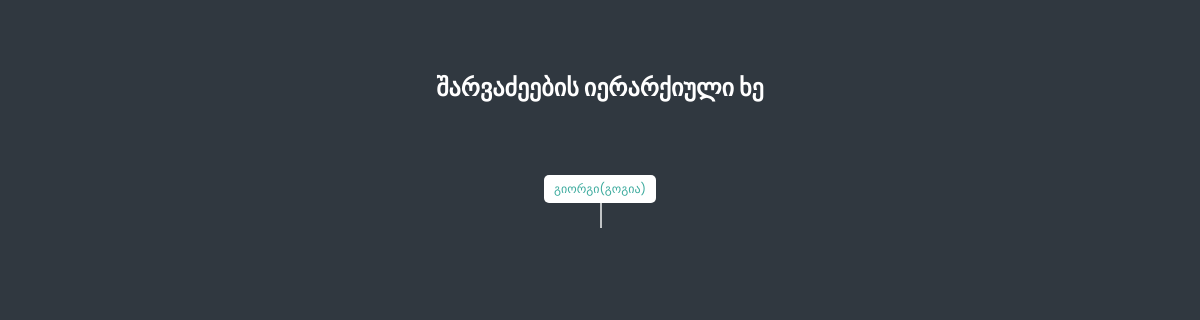
/, run on an earlier commit of the app's database.
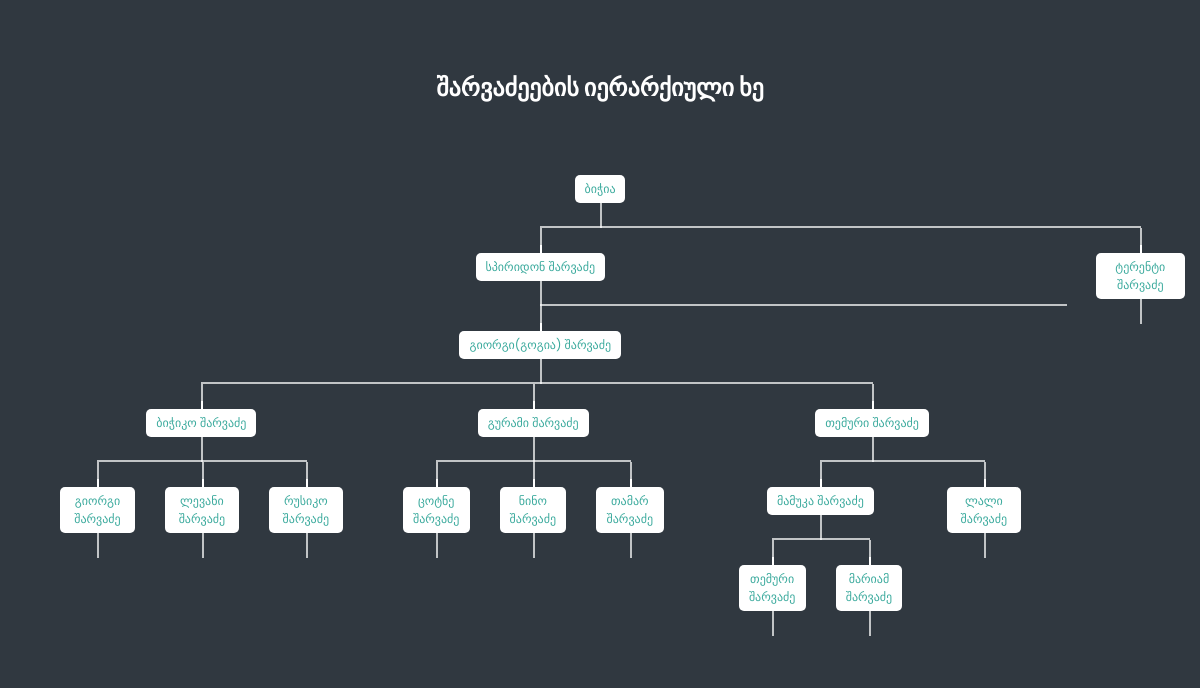
And on a later commit of the database.
### hierarchy/models.py (models this page shows, shortened)
class AbsTime(models.Model):
	created = models.DateTimeField(_('შეიქმნა'), auto_now_add=True, null=True)
	updated = models.DateTimeField(_('განახლდა'), auto_now=True, null=True)
	class Meta:
		abstract = True

class PersonModel(AbsTime):
    SEX=(('0',_('ქალი'),),
         ('1',_('კაცი'),))
    name = models.CharField(verbose_name=_('სახელი'),max_length=40,null=True,blank=True)
    lastname = models.CharField(verbose_name=_('გვარი'),max_length=40,null=True,blank=True)
    sex = models.CharField(verbose_name=_('სქესი'),max_length=1,choices=SEX)
    born_date = models.DateTimeField(_('დაბადების თარიღი'), null = True, blank=True)
    death_date = models.DateTimeField(_('გარდაცვალების თარიღი'), null = True, blank=True)
    wife = models.ForeignKey("PersonModel",verbose_name=_('მეუღლე'),blank=True, null=True,related_name='wife_set')
    parent = models.ForeignKey("PersonModel",verbose_name=_('მშობელი'),blank=True, null=True,related_name='children_set')
    dossier = RichTextUploadingField(verbose_name='დოსიე',blank=True, null=True)
    image = VersatileImageField(verbose_name='სურათი',blank=True, null=True,upload_to='prof_imgs/',ppoi_field='ppoi')
    ppoi = PPOIField(
        'სურათი'
    )
    def get_full_name(self):
        return self.name+' '+self.lastname
    def have_children(self):
        return self.children_set.count()>0 and self.sex == '1'
    def get_children(self):
        return self.children_set.all()
    class Meta:
        verbose_name='პიროვნება'
        verbose_name_plural='პიროვნებები'

### hierarchy/views.py (the view)
# urls.py: url(r'^$',Index.as_view(),name='index'),
class Index(TemplateView):
    template_name = 'index.html'
    def get_roots(self):
        return PersonModel.objects.filter(parent=None).first()
    def get_context_data(self, **kwargs):
        context = super().get_context_data(**kwargs)
        context['root'] = self.get_roots()
        return context

### hierarchy/templatetags/mytags.py (called while the page is built)
@register.simple_tag
def myappend(ppk):
    parent = PersonModel.objects.get(pk=int(ppk))
    txt = render_to_string('part.html',{'parent':parent})
    return txt

### templates/index.html (shortened to what this page needs)
{% load static i18n mytags %}
<!DOCTYPE html>
<html lang="en">
<head>
    <link rel="stylesheet" href="{% static 'css/hierarchy-view.css' %}">
    <link rel="stylesheet" href="{% static 'css/main.css' %}">
</head>
<body>
    <section class="management-hierarchy">
        <h1>{% trans "შარვაძეების იერარქიული ხე" %}</h1>
        <div class="hv-container">
            <div class="hv-wrapper">
                <div class="hv-item">
                    <div class="hv-item-parent">
                        <div class="person">
                            <p class="name">
                                {{root.name}} <b></b>
                            </p>
                        </div>
                    </div>
                    {% if root.have_children %}
                        {% myappend root.pk %}
                    {% endif %}
                </div>
            </div>
        </div>
    </section>
</body>
</html>

### templates/part.html (shortened to what this page needs)
{% load mytags %}
<div class="hv-item-children">
    {% for child in parent.get_children %}
        <div class="hv-item-child">
            <div class="hv-item">
                <div class="hv-item-parent">
                    <div class="person">
                        <p class="name">
                            {{child.get_full_name}} <b> </b>
                        </p>
                    </div>
                </div>
                {% if child.have_children %}
                  {% myappend child.pk %}
                {% endif %}
            </div>
        </div>
    {% endfor %}
</div>

### static_pc/css/hierarchy-view.css (style rules this page uses)
.hv-wrapper { display: flex; }
.hv-wrapper .hv-item { display: flex; flex-direction: column; margin: auto; }
.hv-wrapper .hv-item .hv-item-parent { margin-bottom: 50px; position: relative; display: flex; justify-content: center; }
.hv-wrapper .hv-item .hv-item-parent:after { position: absolute; content: ''; width: 2px; height: 25px; bottom: 0; left: 50%; background-color: rgba(255, 255, 255, 0.7); transform: translateY(100%); }
.hv-wrapper .hv-item .hv-item-children { display: flex; justify-content: center; }
.hv-wrapper .hv-item .hv-item-children .hv-item-child { padding: 0 15px; position: relative; }
.hv-wrapper .hv-item .hv-item-children .hv-item-child:before, .hv-wrapper .hv-item .hv-item-children .hv-item-child:after { content: ''; position: absolute; background-color: rgba(255, 255, 255, 0.7); left: 0; }
.hv-wrapper .hv-item .hv-item-children .hv-item-child:before { left: 50%; top: 0; transform: translateY(-100%); width: 2px; height: 25px; }
.hv-wrapper .hv-item .hv-item-children .hv-item-child:after { top: -25px; transform: translateY(-100%); height: 2px; width: 100%; }
.hv-wrapper .hv-item .hv-item-children .hv-item-child:first-child:after { left: 50%; width: 50%; }
.hv-wrapper .hv-item .hv-item-children .hv-item-child:last-child:after { width: calc(50% + 1px); }

### static_pc/css/main.css (style rules this page uses)
html, body { height: 100%; font-family: 'Poppins', sans-serif; padding: 0; margin: 0; }
section { min-height: 100%; display: flex; justify-content: center; flex-direction: column; padding: 50px 0; position: relative; }
section h1 { text-align: center; margin-bottom: 70px; }
section .hv-container { flex-grow: 1; overflow: auto; justify-content: center; }
.hv-item-parent p { font-weight: bold; color: #DE5454; }
.management-hierarchy { background-color: #303840; }
.management-hierarchy > h1 { color: #FFF; }
.management-hierarchy .person { text-align: center; }
.management-hierarchy .person > p.name { background-color: #fff; padding: 5px 10px; border-radius: 5px; font-size: 12px; font-weight: normal; color: #3BAA9D; margin: 0; position: relative; }
.management-hierarchy .person > p.name:before { content: ''; position: absolute; width: 2px; height: 8px; background-color: #fff; left: 50%; top: 0; transform: translateY(-100%); }

What changed in the data, as far as the page shows it:
now on this page (row unchanged): PersonModel: name "ბიჭია"
now on this page (row edited): PersonModel: get_full_name "სპირიდონ შარვაძე", PersonModel (get_full_name "გიორგი(გოგია) შარვაძე"), shown under "შარვაძეების იერარქიული ხე"
now on this page (row edited): PersonModel: get_full_name "ბიჭიკო შარვაძე", shown under "გიორგი(გოგია) შარვაძე"
now on this page (row edited): PersonModel: get_full_name "გიორგი შარვაძე", shown under "ბიჭიკო შარვაძე"
now on this page (row edited): PersonModel: get_full_name "ლევანი შარვაძე", shown under "ბიჭიკო შარვაძე"
now on this page (row edited): PersonModel: get_full_name "რუსიკო შარვაძე", shown under "ბიჭიკო შარვაძე"
now on this page (row edited): PersonModel: get_full_name "გურამი შარვაძე", shown under "გიორგი(გოგია) შარვაძე"
now on this page (row edited): PersonModel: get_full_name "ცოტნე შარვაძე", shown under "გურამი შარვაძე"
now on this page (row edited): PersonModel: get_full_name "ნინო შარვაძე", shown under "გურამი შარვაძე"
now on this page (row edited): PersonModel: get_full_name "თამარ შარვაძე", shown under "გურამი შარვაძე"
added PersonModel: get_full_name "თემური შარვაძე", shown under "გიორგი(გოგია) შარვაძე"
now on this page (row edited): PersonModel: get_full_name "მამუკა შარვაძე", shown under "თემური შარვაძე"
now on this page (row edited): PersonModel: get_full_name "თემური შარვაძე", shown under "მამუკა შარვაძე"
added PersonModel: get_full_name "მარიამ შარვაძე", shown under "მამუკა შარვაძე"
now on this page (row edited): PersonModel: get_full_name "ლალი შარვაძე", shown under "თემური შარვაძე"
now on this page (row edited): PersonModel: get_full_name "ტერენტი შარვაძე", shown under "შარვაძეების იერარქიული ხე"
Also different on the page:
{{ root.name }}: "გიორგი(გოგია)" → "ბიჭია"
